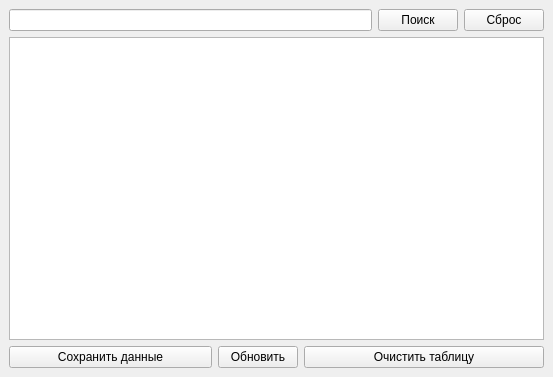
<?xml version="1.0" encoding="UTF-8"?>
<ui version="4.0">
 <class>MainWindow</class>
 <widget class="QMainWindow" name="MainWindow">
  <property name="geometry">
   <rect>
    <x>0</x>
    <y>0</y>
    <width>553</width>
    <height>377</height>
   </rect>
  </property>
  <property name="windowTitle">
   <string>MainWindow</string>
  </property>
  <widget class="QWidget" name="centralwidget">
   <layout class="QGridLayout" name="gridLayout">
    <item row="0" column="6">
     <widget class="QPushButton" name="buttonClear">
      <property name="text">
       <string>Сброс</string>
      </property>
     </widget>
    </item>
    <item row="0" column="5">
     <widget class="QPushButton" name="buttonSearch">
      <property name="text">
       <string>Поиск</string>
      </property>
     </widget>
    </item>
    <item row="0" column="0" colspan="5">
     <widget class="QLineEdit" name="lineEdit"/>
    </item>
    <item row="1" column="0" colspan="7">
     <widget class="QTableWidget" name="tableWidget"/>
    </item>
    <item row="2" column="0" colspan="3">
     <widget class="QPushButton" name="button1">
      <property name="text">
       <string>Сохранить данные</string>
      </property>
     </widget>
    </item>
    <item row="2" column="4" colspan="3">
     <widget class="QPushButton" name="button2">
      <property name="text">
       <string>Очистить таблицу</string>
      </property>
     </widget>
    </item>
    <item row="2" column="3">
     <widget class="QPushButton" name="buttonUpdate">
      <property name="text">
       <string>Обновить</string>
      </property>
     </widget>
    </item>
   </layout>
  </widget>
 </widget>
 <resources/>
 <connections/>
</ui>
